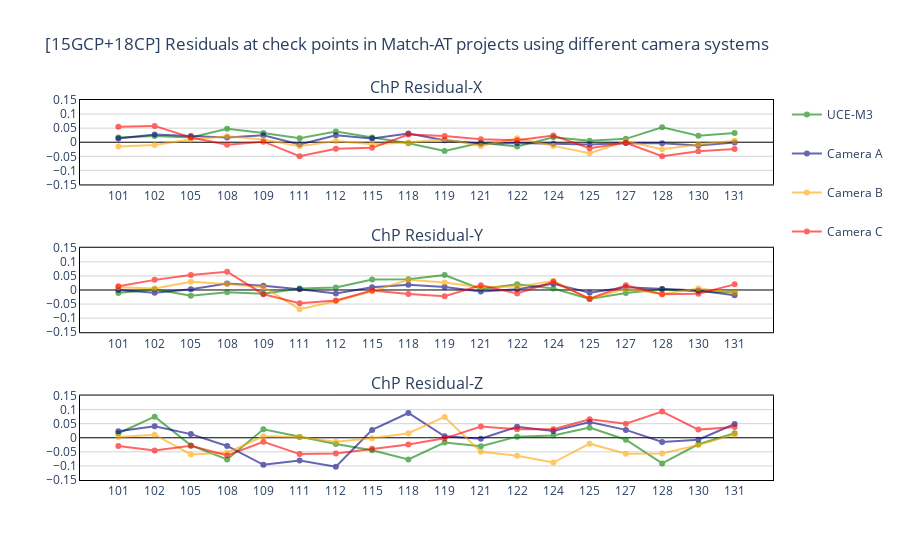

Notebook cell for this chart:
### Code cell
"""[15GCP + 18CP] Residual-SCATTERPLOT"""
# [15GCP+18CP] Scatter subplot of Residuals - x/y/z
# prj_15gcp_list = [prj_15GCP_uce_m3, prj_15GCP_uce_4,
#                   prj_15GCP_leica, prj_15GCP_igi, prj_15GCP_pas]
# camera_names = ["UCE-M3", "UCE-4.1", "DMC-4", "UM-2", "PAS-880"]
# colors = ['green', 'navy', 'orange', 'red', 'deeppink']
prj_15gcp_list = [prj_15GCP_uce_m3, prj_15GCP_uce_4,
                  prj_15GCP_leica, prj_15GCP_igi]
camera_names = ["UCE-M3", "Camera A", "Camera B", "Camera C"] #A: UCE-4.1, B: DMC-4, C: UM-2
colors = ['green', 'navy', 'orange', 'red']
min_res_list = []
max_res_list = []
mean_res_list = []
std_res_list = []

fig = make_subplots(rows=3, cols=1, subplot_titles=[
                    "ChP Residual-X", "ChP Residual-Y", "ChP Residual-Z"])
for prj, color, name in zip(prj_15gcp_list, colors, camera_names):
    # Compute the min/max/mean/std value of all the residuals
    prj_min_res = np.min(prj.cp_residual[:, :3], axis=0)
    min_res_list.append(prj_min_res)
    prj_max_res = np.max(prj.cp_residual[:, :3], axis=0)
    max_res_list.append(prj_max_res)
    prj_mean_res = np.mean(prj.cp_residual[:, :3], axis=0)
    mean_res_list.append(prj_mean_res)
    prj_std_res = np.std(prj.cp_residual[:, :3], axis=0)
    std_res_list.append(prj_std_res)
    fig.add_trace(go.Scatter(
        name=name,
        x=[str(id) for id in prj.cp_id],
        y=prj.cp_residual[:, 0],
        marker_color=color,
        legendgroup=name
    ),
        row=1,
        col=1
    )
    fig.add_trace(go.Scatter(
        name=name,
        x=[str(id) for id in prj.cp_id],
        y=prj.cp_residual[:, 1],
        marker_color=color,
        showlegend=False,
        legendgroup=name
    ),
        row=2,
        col=1
    )
    fig.add_trace(go.Scatter(
        name=name,
        x=[str(id) for id in prj.cp_id],
        y=prj.cp_residual[:, 2],
        marker_color=color,
        showlegend=False,
        legendgroup=name
    ),
        row=3,
        col=1
    )

fig.update_traces(opacity=0.6)
fig.update_layout(
    title='[15GCP+18CP] Residuals at check points in Match-AT projects using different camera systems',
    plot_bgcolor='white',
    xaxis1={"zeroline": True, "showline": True,
            "linewidth": 1, "linecolor": "black", "mirror": True},
    yaxis1={"range": [-0.15, 0.15], "dtick": 0.05,
            "showgrid": True, "gridcolor": "lightgray",
            "zeroline": True, "zerolinecolor": 'black', "zerolinewidth": 1,
            "showline": True, "linewidth": 1, "linecolor": "black", "mirror": True},
    xaxis2={"zeroline": True, "showline": True,
            "linewidth": 1, "linecolor": "black", "mirror": True},
    yaxis2={"range": [-0.15, 0.15], "dtick": 0.05,
            "showgrid": True, "gridcolor": "lightgray",
            "zeroline": True, "zerolinecolor": 'black', "zerolinewidth": 1,
            "showline": True, "linewidth": 1, "linecolor": "black", "mirror": True},
    xaxis3={"zeroline": True, "showline": True,
            "linewidth": 1, "linecolor": "black", "mirror": True},
    yaxis3={"range": [-0.15, 0.15], "dtick": 0.05,
            "showgrid": True, "gridcolor": "lightgray",
            "zeroline": True, "zerolinecolor": 'black', "zerolinewidth": 1,
            "showline": True, "linewidth": 1, "linecolor": "black", "mirror": True},
    legend_tracegroupgap=20
)
fig.update_xaxes = {
    "dtick": 0.2,
    "showgrid": False,
    "zeroline": False
}
fig.update_yaxes = {
    "showgrid": True,
    "zeroline": True,
    "zerolinecolor": 'black',
    "zerolinewidth": 1
}
fig.show()
fig.write_html("./Results/15+18/CP_Residuals-15gcp+18cp_highweight.html")
print('The min residual X/Y/Z for 4 camera sets are',
      [[f'{item:.3f}' for item in sublist] for sublist in min_res_list])
print('The max residual X/Y/Z for 4 camera sets are',
      [[f'{item:.3f}' for item in sublist] for sublist in max_res_list])
print('The mean residual X/Y/Z for 4 camera sets are',
      [[f'{item:.3f}' for item in sublist] for sublist in mean_res_list])
print('The std.dev residual X/Y/Z for 4 camera sets are',
      [[f'{item:.3f}' for item in sublist] for sublist in std_res_list])

### Figure 1 — Plotly figure (JSON) as saved in the notebook; plotly's stock layout.template omitted (floating-point values rounded to 4 significant figures)
{"data": [{"legendgroup": "UCE-M3", "marker": {"color": "green"}, "name": "UCE-M3", "opacity": 0.6, "type": "scatter", "x": ["101", "102", "105", "108", "109", "111", "112", "115", "118", "119", "121", "122", "124", "125", "127", "128", "130", "131"], "xaxis": "x", "y": [0.017, 0.022, 0.017, 0.048, 0.033, 0.014, 0.038, 0.017, -0.004, -0.031, -0.002, -0.015, 0.018, 0.005, 0.012, 0.053, 0.023, 0.033], "yaxis": "y"}, {"legendgroup": "UCE-M3", "marker": {"color": "green"}, "name": "UCE-M3", "opacity": 0.6, "showlegend": false, "type": "scatter", "x": ["101", "102", "105", "108", "109", "111", "112", "115", "118", "119", "121", "122", "124", "125", "127", "128", "130", "131"], "xaxis": "x2", "y": [-0.011, 0.003, -0.02, -0.008, -0.013, 0.005, 0.009, 0.037, 0.038, 0.053, 0.004, 0.02, 0.005, -0.032, -0.011, 0.003, -0.005, -0.008], "yaxis": "y2"}, {"legendgroup": "UCE-M3", "marker": {"color": "green"}, "name": "UCE-M3", "opacity": 0.6, "showlegend": false, "type": "scatter", "x": ["101", "102", "105", "108", "109", "111", "112", "115", "118", "119", "121", "122", "124", "125", "127", "128", "130", "131"], "xaxis": "x3", "y": [0.016, 0.075, -0.027, -0.077, 0.03, 0.003, -0.022, -0.044, -0.077, -0.017, -0.03, 0.004, 0.008, 0.036, -0.007, -0.091, -0.023, 0.016], "yaxis": "y3"}, {"legendgroup": "Camera A", "marker": {"color": "navy"}, "name": "Camera A", "opacity": 0.6, "type": "scatter", "x": ["101", "102", "105", "108", "109", "111", "112", "115", "118", "119", "121", "122", "124", "125", "127", "128", "130", "131"], "xaxis": "x", "y": [0.013, 0.027, 0.022, 0.017, 0.025, -0.008, 0.025, 0.013, 0.031, 0.007, -0.005, -0.003, -0.005, -0.008, -0.003, -0.004, -0.012, -0.001], "yaxis": "y"}, {"legendgroup": "Camera A", "marker": {"color": "navy"}, "name": "Camera A", "opacity": 0.6, "showlegend": false, "type": "scatter", "x": ["101", "102", "105", "108", "109", "111", "112", "115", "118", "119", "121", "122", "124", "125", "127", "128", "130", "131"], "xaxis": "x2", "y": [0, -0.01, 0.003, 0.023, 0.015, 0.003, -0.012, 0.01, 0.019, 0.011, -0.005, 0.003, 0.022, -0.01, 0.01, 0.004, -0.002, -0.019], "yaxis": "y2"}, {"legendgroup": "Camera A", "marker": {"color": "navy"}, "name": "Camera A", "opacity": 0.6, "showlegend": false, "type": "scatter", "x": ["101", "102", "105", "108", "109", "111", "112", "115", "118", "119", "121", "122", "124", "125", "127", "128", "130", "131"], "xaxis": "x3", "y": [0.023, 0.041, 0.013, -0.029, -0.096, -0.081, -0.103, 0.028, 0.088, 0.005, -0.003, 0.039, 0.024, 0.056, 0.028, -0.015, -0.007, 0.049], "yaxis": "y3"}, {"legendgroup": "Camera B", "marker": {"color": "orange"}, "name": "Camera B", "opacity": 0.6, "type": "scatter", "x": ["101", "102", "105", "108", "109", "111", "112", "115", "118", "119", "121", "122", "124", "125", "127", "128", "130", "131"], "xaxis": "x", "y": [-0.015, -0.01, 0.01, 0.021, 0.01, -0.014, 0.004, -0.007, -0.001, 0.011, -0.013, 0.014, -0.013, -0.039, 0.003, -0.025, -0.008, 0.005], "yaxis": "y"}, {"legendgroup": "Camera B", "marker": {"color": "orange"}, "name": "Camera B", "opacity": 0.6, "showlegend": false, "type": "scatter", "x": ["101", "102", "105", "108", "109", "111", "112", "115", "118", "119", "121", "122", "124", "125", "127", "128", "130", "131"], "xaxis": "x2", "y": [0.01, 0.005, 0.029, 0.021, 0.01, -0.068, -0.04, -0.004, 0.036, 0.027, 0.01, 0.012, 0.032, -0.032, 0.004, -0.014, 0.005, -0.009], "yaxis": "y2"}, {"legendgroup": "Camera B", "marker": {"color": "orange"}, "name": "Camera B", "opacity": 0.6, "showlegend": false, "type": "scatter", "x": ["101", "102", "105", "108", "109", "111", "112", "115", "118", "119", "121", "122", "124", "125", "127", "128", "130", "131"], "xaxis": "x3", "y": [0.003, 0.011, -0.059, -0.053, 0.005, 0.003, -0.014, -0.002, 0.016, 0.074, -0.05, -0.064, -0.088, -0.021, -0.057, -0.056, -0.026, 0.012], "yaxis": "y3"}, {"legendgroup": "Camera C", "marker": {"color": "red"}, "name": "Camera C", "opacity": 0.6, "type": "scatter", "x": ["101", "102", "105", "108", "109", "111", "112", "115", "118", "119", "121", "122", "124", "125", "127", "128", "130", "131"], "xaxis": "x", "y": [0.055, 0.058, 0.017, -0.009, 0.002, -0.05, -0.023, -0.02, 0.027, 0.022, 0.011, 0.007, 0.024, -0.021, -0.002, -0.05, -0.032, -0.024], "yaxis": "y"}, {"legendgroup": "Camera C", "marker": {"color": "red"}, "name": "Camera C", "opacity": 0.6, "showlegend": false, "type": "scatter", "x": ["101", "102", "105", "108", "109", "111", "112", "115", "118", "119", "121", "122", "124", "125", "127", "128", "130", "131"], "xaxis": "x2", "y": [0.013, 0.036, 0.053, 0.065, -0.015, -0.047, -0.037, -0.002, -0.014, -0.022, 0.017, -0.012, 0.029, -0.031, 0.017, -0.015, -0.013, 0.02], "yaxis": "y2"}, {"legendgroup": "Camera C", "marker": {"color": "red"}, "name": "Camera C", "opacity": 0.6, "showlegend": false, "type": "scatter", "x": ["101", "102", "105", "108", "109", "111", "112", "115", "118", "119", "121", "122", "124", "125", "127", "128", "130", "131"], "xaxis": "x3", "y": [-0.029, -0.045, -0.028, -0.063, -0.014, -0.058, -0.056, -0.039, -0.024, -0.002, 0.04, 0.03, 0.03, 0.066, 0.05, 0.093, 0.029, 0.038], "yaxis": "y3"}], "layout": {"annotations": [{"font": {"size": 16}, "showarrow": false, "text": "ChP Residual-X", "x": 0.5, "xanchor": "center", "xref": "paper", "y": 1, "yanchor": "bottom", "yref": "paper"}, {"font": {"size": 16}, "showarrow": false, "text": "ChP Residual-Y", "x": 0.5, "xanchor": "center", "xref": "paper", "y": 0.6111, "yanchor": "bottom", "yref": "paper"}, {"font": {"size": 16}, "showarrow": false, "text": "ChP Residual-Z", "x": 0.5, "xanchor": "center", "xref": "paper", "y": 0.2222, "yanchor": "bottom", "yref": "paper"}], "legend": {"tracegroupgap": 20}, "plot_bgcolor": "white", "title": {"text": "[15GCP+18CP] Residuals at check points in Match-AT projects using different camera systems"}, "xaxis": {"anchor": "y", "domain": [0, 1], "linecolor": "black", "linewidth": 1, "mirror": true, "showline": true, "zeroline": true}, "xaxis2": {"anchor": "y2", "domain": [0, 1], "linecolor": "black", "linewidth": 1, "mirror": true, "showline": true, "zeroline": true}, "xaxis3": {"anchor": "y3", "domain": [0, 1], "linecolor": "black", "linewidth": 1, "mirror": true, "showline": true, "zeroline": true}, "yaxis": {"anchor": "x", "domain": [0.7778, 1], "dtick": 0.05, "gridcolor": "lightgray", "linecolor": "black", "linewidth": 1, "mirror": true, "range": [-0.15, 0.15], "showgrid": true, "showline": true, "zeroline": true, "zerolinecolor": "black", "zerolinewidth": 1}, "yaxis2": {"anchor": "x2", "domain": [0.3889, 0.6111], "dtick": 0.05, "gridcolor": "lightgray", "linecolor": "black", "linewidth": 1, "mirror": true, "range": [-0.15, 0.15], "showgrid": true, "showline": true, "zeroline": true, "zerolinecolor": "black", "zerolinewidth": 1}, "yaxis3": {"anchor": "x3", "domain": [0, 0.2222], "dtick": 0.05, "gridcolor": "lightgray", "linecolor": "black", "linewidth": 1, "mirror": true, "range": [-0.15, 0.15], "showgrid": true, "showline": true, "zeroline": true, "zerolinecolor": "black", "zerolinewidth": 1}}}
